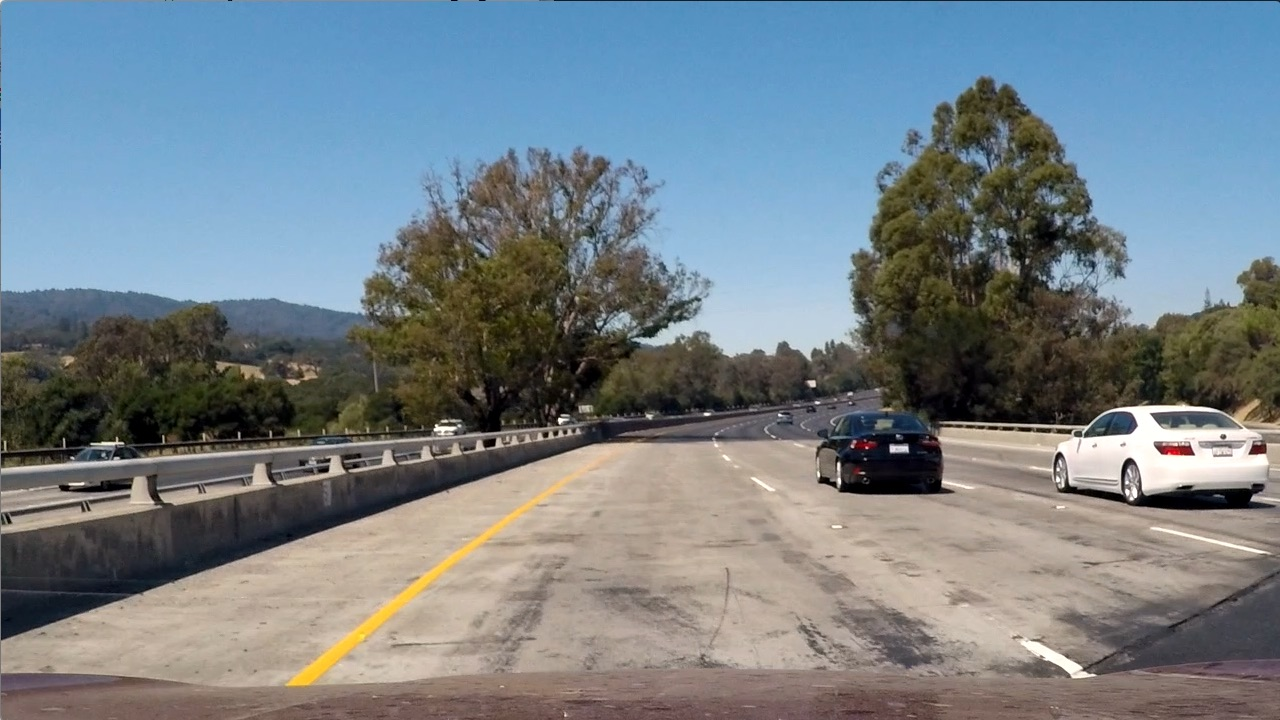
#> input picture test_images/test1.jpg, 1280 x 720 px; its folder holds only this picture in this run
$ python lane_finder.py
#> lines starting #> are read from the running program, lines starting #| are printed output that depends on the picture; after the words box and inside, x2 and y2 are one past the last pixel; in counts of white or black regions, pixels touching at a corner belong together
#> (reads calib.p from the repository)
#> (reads projection.p from the repository)
#> further down, img is the input picture: shape (720, 1280, 3); mean R, G, B 117.5, 128.7, 135.5
"""Example Google style docstrings.

This module is used to define two classes for advanced lane finding project. First one is LaneFinder, a class used to
find the whole lane on the road.

"""


import pickle
import matplotlib.pyplot as plt
import matplotlib.image as mpimg
from moviepy.editor import VideoFileClip
import cv2
import os
import numpy as np
import settings
import math
from settings import CALIB_FILE_NAME, PERSPECTIVE_FILE_NAME


class LaneLineFinder:
    def __init__(self, img_size, pixels_per_meter, center_shift):
        self.found = False
        self.poly_coeffs = np.zeros(3, dtype=np.float32)
        self.coeff_history = np.zeros((3, 7), dtype=np.float32)
        self.img_size = img_size
        self.pixels_per_meter = pixels_per_meter
        self.line_mask = np.ones((img_size[1], img_size[0]), dtype=np.uint8)
        self.other_line_mask = np.zeros_like(self.line_mask)
        self.line = np.zeros_like(self.line_mask)
        self.num_lost = 0
        self.still_to_find = 1
        self.shift = center_shift
        self.first = True
        self.stddev = 0


    def reset_lane_line(self):
        self.found = False
        self.poly_coeffs = np.zeros(3, dtype=np.float32)
        self.line_mask[:] = 1
        self.first = True

    # [14 lines left out: functions one_lost, one_found, not called in this run]

    def fit_lane_line(self, mask):
        y_coord, x_coord = np.where(mask)
        y_coord = y_coord.astype(np.float32)/self.pixels_per_meter[1]
        x_coord = x_coord.astype(np.float32)/self.pixels_per_meter[0]
        if len(y_coord) <= 150:
            coeffs = np.array([0, 0, (self.img_size[0]//2)/self.pixels_per_meter[0] + self.shift], dtype=np.float32)
        else:
            coeffs, v = np.polyfit(y_coord, x_coord, 2, rcond=1e-16, cov=True)
            self.stddev = 1 - math.exp(-5*np.sqrt(np.trace(v)))

        self.coeff_history = np.roll(self.coeff_history, 1)

        if self.first:
            self.coeff_history = np.reshape(np.repeat(coeffs, 7), (3, 7))
        else:
            self.coeff_history[:, 0] = coeffs


        self.poly_coeffs = np.mean(self.coeff_history, axis=1)

    def get_line_points(self):
        y = np.array(range(0, self.img_size[1]+1, 10), dtype=np.float32)/self.pixels_per_meter[1]
        x = np.polyval(self.poly_coeffs, y)*self.pixels_per_meter[0]
        y *= self.pixels_per_meter[1]
        return np.array([x, y], dtype=np.int32).T

    def get_other_line_points(self):
        pts = self.get_line_points()
        pts[:, 0] = pts[:, 0] - 2*self.shift*self.pixels_per_meter[0]
        return pts

    def find_lane_line(self, mask, reset=False):
        n_segments = 16
        window_width = 30
        step = self.img_size[1]//n_segments

        if reset or (not self.found and self.still_to_find == 5) or self.first:
            self.line_mask[:] = 0
            n_steps = 4
            window_start = self.img_size[0]//2 + int(self.shift*self.pixels_per_meter[0]) - 3 * window_width
            window_end = window_start + 6*window_width
            sm = np.sum(mask[self.img_size[1]-4*step:self.img_size[1], window_start:window_end], axis=0)
            sm = np.convolve(sm, np.ones((window_width,))/window_width, mode='same')
            argmax = window_start + np.argmax(sm)
            shift = 0
            for last in range(self.img_size[1], 0, -step):
                first_line = max(0, last - n_steps*step)
                sm = np.sum(mask[first_line:last, :], axis=0)
                sm = np.convolve(sm, np.ones((window_width,))/window_width, mode='same')
                window_start = min(max(argmax + int(shift)-window_width//2, 0), self.img_size[0]-1)
                window_end = min(max(argmax + int(shift) + window_width//2, 0+1), self.img_size[0])
                new_argmax = window_start + np.argmax(sm[window_start:window_end])
                new_max = np.max(sm[window_start:window_end])
                if new_max <= 2:
                    new_argmax = argmax + int(shift)
                    shift = shift/2
                if last != self.img_size[1]:
                    shift = shift*0.25 + 0.75*(new_argmax - argmax)
                argmax = new_argmax
                cv2.rectangle(self.line_mask, (argmax-window_width//2, last-step), (argmax+window_width//2, last),
                              1, thickness=-1)
        else:
            self.line_mask[:] = 0
            points = self.get_line_points()
            if not self.found:
                factor = 3
            else:
                factor = 2
            cv2.polylines(self.line_mask, [points], 0, 1, thickness=int(factor*window_width))

        self.line = self.line_mask * mask
        self.fit_lane_line(self.line)
        self.first = False
        if not self.found:
            self.line_mask[:] = 1
        points = self.get_other_line_points()
        self.other_line_mask[:] = 0
        cv2.polylines(self.other_line_mask, [points], 0, 1, thickness=int(5*window_width))

# class that finds the whole lane
class LaneFinder:
    def __init__(self, img_size, warped_size, cam_matrix, dist_coeffs, transform_matrix, pixels_per_meter, warning_icon):
#> called with img_size = (1280, 720), warped_size = (500, 600), cam_matrix = array of shape (3, 3), dist_coeffs = array of shape (1, 5), transform_matrix = array of shape (3, 3), pixels_per_meter = (46.57, 33.07), warning_icon = 'warning.png'
        self.found = False
        self.cam_matrix = cam_matrix
        self.dist_coeffs = dist_coeffs
        self.img_size = img_size
        self.warped_size = warped_size
        self.mask = np.zeros((warped_size[1], warped_size[0], 3), dtype=np.uint8)
        self.roi_mask = np.ones((warped_size[1], warped_size[0], 3), dtype=np.uint8)
        self.total_mask = np.zeros_like(self.roi_mask)
        self.warped_mask = np.zeros((self.warped_size[1], self.warped_size[0]), dtype=np.uint8)
        self.M = transform_matrix
        self.count = 0
        self.left_line = LaneLineFinder(warped_size, pixels_per_meter, -1.8288)  # 6 feet in meters
        self.right_line = LaneLineFinder(warped_size, pixels_per_meter, 1.8288)
        if (warning_icon is not None):
            self.warning_icon=np.array(mpimg.imread(warning_icon)*255, dtype=np.uint8)
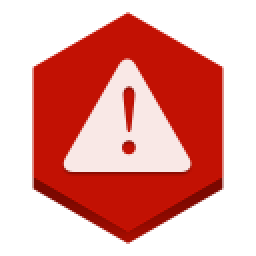
#> input picture warning.png, 128 x 128 px (shown 2 times larger)
        else:
            self.warning_icon=None

        self.dir = 0 # (left: -1, straight: 0, right: 1)

    def undistort(self, img):
        return cv2.undistort(img, self.cam_matrix, self.dist_coeffs)

    def warp(self, img):
        return cv2.warpPerspective(img, self.M, self.warped_size, flags=cv2.WARP_FILL_OUTLIERS+cv2.INTER_CUBIC)
#> returned value: shape (600, 500, 3)

    def unwarp(self, img):
        return cv2.warpPerspective(img, self.M, self.img_size, flags=cv2.WARP_FILL_OUTLIERS +
                                                                     cv2.INTER_CUBIC+cv2.WARP_INVERSE_MAP)

    # [6 lines left out: function equalize_lines, not called in this run]

    def find_lane(self, img, distorted=True, reset=False):
        # undistort, warp, change space, filter
        if distorted:
            img = self.undistort(img)
        if reset:
            self.left_line.reset_lane_line()
            self.right_line.reset_lane_line()

        img = self.warp(img)
        img_hls = cv2.cvtColor(img, cv2.COLOR_RGB2HLS)
#> img_hls: shape (600, 500, 3); mean of channels 0, 1, 2 33.3, 133.4, 50.1
        img_hls = cv2.medianBlur(img_hls, 5)
#> img_hls: shape (600, 500, 3); mean of channels 0, 1, 2 33.3, 133.5, 50.1
        img_lab = cv2.cvtColor(img, cv2.COLOR_RGB2LAB)
#> img_lab: shape (600, 500, 3); mean of channels 0, 1, 2 140.6, 130.8, 135.5
        img_lab = cv2.medianBlur(img_lab, 5)
#> img_lab: shape (600, 500, 3); mean of channels 0, 1, 2 140.7, 130.8, 135.5

        big_kernel = cv2.getStructuringElement(cv2.MORPH_ELLIPSE, (31, 31))
        small_kernel = cv2.getStructuringElement(cv2.MORPH_RECT, (7, 7))

        greenery = (img_lab[:, :, 2].astype(np.uint8) > 130) & cv2.inRange(img_hls, (0, 0, 50), (35, 190, 255))
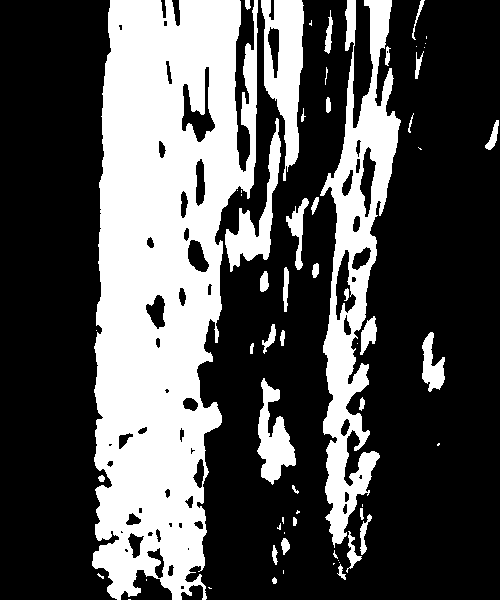
#> greenery: shape (600, 500); values 0 (black) and 1 (white), 32.3% white; 63 white regions (26 under 20 px), largest, box (x1, y1, x2, y2) and area: (92, 0, 258, 600) 67420, (320, 0, 401, 548) 16463, (261, 0, 304, 181) 4328

        road_mask = np.logical_not(greenery).astype(np.uint8) & (img_hls[:, :, 1] < 250)
        road_mask = cv2.morphologyEx(road_mask, cv2.MORPH_OPEN, small_kernel)
#> road_mask: shape (600, 500); values 0 (black) and 1 (white), 65.3% white; 28 black regions (6 under 20 px), largest, box (x1, y1, x2, y2) and area: (92, 0, 312, 600) 78499, (320, 0, 401, 580) 19969, (257, 378, 296, 485) 2184
        road_mask = cv2.dilate(road_mask, big_kernel)
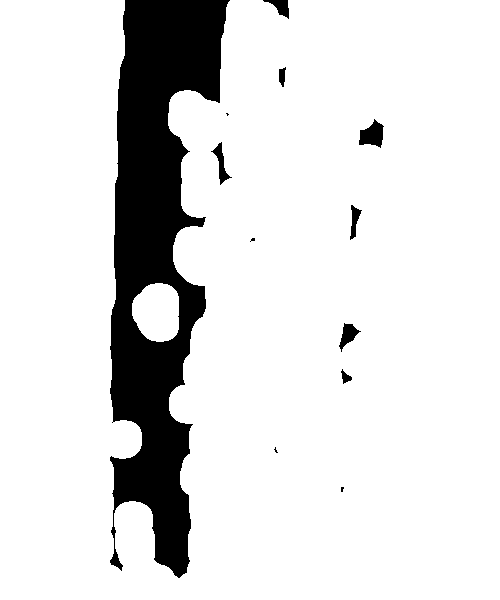
#> road_mask: shape (600, 500); values 0 (black) and 1 (white), 87.1% white; 12 black regions (4 under 20 px)

        contours, hierarchy = cv2.findContours(road_mask, cv2.RETR_LIST, cv2.CHAIN_APPROX_NONE)
#> contours = 14 contours, 6 with area under 20; largest, box (x1, y1, x2, y2) and area: (0, 0, 500, 600) 258674, (132, 283, 179, 342) 2182, (358, 118, 385, 149) 491, (210, 141, 233, 186) 320, (338, 322, 362, 353) 314, (349, 204, 363, 241) 234, (278, 66, 287, 88) 120, (340, 368, 353, 385) 98

        biggest_area = 0
        for contour in contours:
            area = cv2.contourArea(contour)
            if area>biggest_area:
                biggest_area = area
                biggest_contour = contour
#> this loop made 14 passes
#> (area, biggest_area) on passes 4, 5, 6, 14: (98, 98), (313.5, 313.5), (2182.5, 2182.5), (258674.5, 258674.5)
#> after the loop, biggest_area = 258674.5; biggest_contour = contour of 3617 points, box (x1, y1, x2, y2) (0, 0, 500, 600), area 258674
        road_mask = np.zeros_like(road_mask)
        cv2.fillPoly(road_mask, [biggest_contour],  1)
#> road_mask: shape (600, 500); values 0 (black) and 1 (white), 86.8% white; 2 black regions, box (x1, y1, x2, y2) and area: (110, 0, 230, 578) 39287, (263, 0, 289, 19) 229

        self.roi_mask[:, :, 0] = (self.left_line.line_mask | self.right_line.line_mask) & road_mask
#> self.roi_mask: shape (600, 500, 3); mean of channels 0, 1, 2 0.868, 1, 1
        self.roi_mask[:, :, 1] = self.roi_mask[:, :, 0]
#> self.roi_mask: shape (600, 500, 3); mean of channels 0, 1, 2 0.868, 0.868, 1
        self.roi_mask[:, :, 2] = self.roi_mask[:, :, 0]
#> self.roi_mask: shape (600, 500, 3); mean of channels 0, 1, 2 0.868, 0.868, 0.868

        kernel = cv2.getStructuringElement(cv2.MORPH_ELLIPSE, (7, 3))
        black = cv2.morphologyEx(img_lab[:,:, 0], cv2.MORPH_TOPHAT, kernel)
        lanes = cv2.morphologyEx(img_hls[:,:,1], cv2.MORPH_TOPHAT, kernel)

        kernel = cv2.getStructuringElement(cv2.MORPH_RECT, (13, 13))
        lanes_yellow = cv2.morphologyEx(img_lab[:, :, 2], cv2.MORPH_TOPHAT, kernel)

        self.mask[:, :, 0] = cv2.adaptiveThreshold(black, 1, cv2.ADAPTIVE_THRESH_MEAN_C, cv2.THRESH_BINARY, 13, -6)
#> self.mask: shape (600, 500, 3); mean of channels 0, 1, 2 0.0126, 0, 0
        self.mask[:, :, 1] = cv2.adaptiveThreshold(lanes, 1, cv2.ADAPTIVE_THRESH_MEAN_C, cv2.THRESH_BINARY, 13, -4)
#> self.mask: shape (600, 500, 3); mean of channels 0, 1, 2 0.0126, 0.0175, 0
        self.mask[:, :, 2] = cv2.adaptiveThreshold(lanes_yellow, 1, cv2.ADAPTIVE_THRESH_MEAN_C, cv2.THRESH_BINARY,
                                                   13, -1.5)
#> self.mask: shape (600, 500, 3); mean of channels 0, 1, 2 0.0126, 0.0175, 0.0158
        self.mask *= self.roi_mask
#> self.mask: shape (600, 500, 3); mean of channels 0, 1, 2 0.0101, 0.0159, 0.00541
        small_kernel = cv2.getStructuringElement(cv2.MORPH_ELLIPSE, (3, 3))
        self.total_mask = np.any(self.mask, axis=2).astype(np.uint8)
#> self.total_mask: shape (600, 500); values 0 (black) and 1 (white), 2.1% white; 436 white regions (379 under 20 px), largest, box (x1, y1, x2, y2) and area: (352, 0, 363, 130) 639, (2, 143, 47, 255) 481, (416, 0, 441, 91) 399
        self.total_mask = cv2.morphologyEx(self.total_mask.astype(np.uint8), cv2.MORPH_ERODE, small_kernel)
#> self.total_mask: shape (600, 500); values 0 (black) and 1 (white), 0.8% white; 142 white regions (126 under 20 px), largest, box (x1, y1, x2, y2) and area: (353, 0, 362, 128) 379, (175, 92, 182, 137) 221, (417, 0, 440, 89) 214

        left_mask = np.copy(self.total_mask)
        right_mask = np.copy(self.total_mask)
        if self.right_line.found:
            left_mask = left_mask & np.logical_not(self.right_line.line_mask) & self.right_line.other_line_mask
        if self.left_line.found:
            right_mask = right_mask & np.logical_not(self.left_line.line_mask) & self.left_line.other_line_mask
        self.left_line.find_lane_line(left_mask, reset)
#> in find_lane_line, `sm = np.sum(mask[self.img_size[1]-4*step:self.img_size[1], window_star..`: sm = 180 values, max 23 at index 100, min 0 at index 1, mean 0.956
#> in find_lane_line, `sm = np.convolve(sm, np.ones((window_width,))/window_width, mode='same')`: sm = 180 values, max 4.17 at index 113, min 0 at index 16, mean 0.949
#> in find_lane_line, `argmax = window_start + np.argmax(sm)`: argmax = 188
#> the loop in find_lane_line, `for last in range(self.img_size[1], 0, -step):` made 17 passes
#> (window_start, window_end, new_max, shift, argmax) on passes 2 to 9: (173, 203, 1.07, 0, 188), (173, 203, 4.93, -0.75, 187), (172, 202, 4.93, -0.188, 187), (172, 202, 4.53, -1.55, 185), (169, 199, 4.2, -0.387, 185), (170, 200, 4.07, -0.0967, 185), (170, 200, 4.07, -0.0242, 185), (170, 200, 4.03, -11.26, 170)
#> after the loop in find_lane_line, `for last in range(self.img_size[1], 0, -step):`:
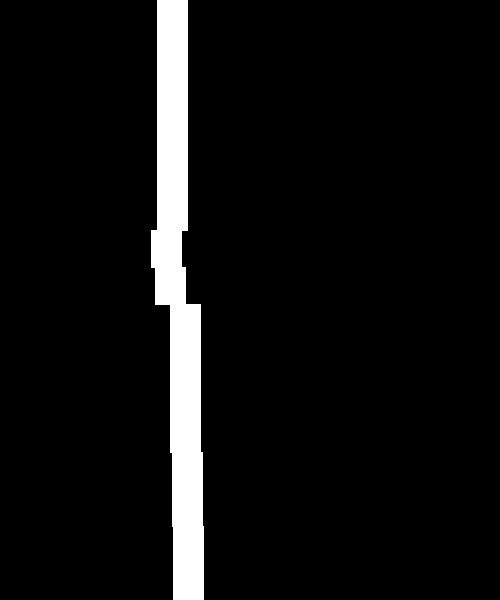
#> self.line_mask: shape (600, 500); values 0 (black) and 1 (white), 6.2% white; 1 white region, box (x1, y1, x2, y2) and area: (151, 0, 204, 600) 18628
#> after the loop in find_lane_line, `for last in range(self.img_size[1], 0, -step):`: shift = 9.3e-05
#> in fit_lane_line, `y_coord, x_coord = np.where(mask)`: y_coord = 605 values from 92 to 599; x_coord = 605 values, max 202 at index 481, min 172 at index 367, mean 177.9
#> in fit_lane_line, `y_coord = y_coord.astype(np.float32)/self.pixels_per_meter[1]`: y_coord = 605 values from 2.78 to 18.12
#> in fit_lane_line, `x_coord = x_coord.astype(np.float32)/self.pixels_per_meter[0]`: x_coord = 605 values, max 4.34 at index 481, min 3.69 at index 367, mean 3.82
#> in fit_lane_line, `coeffs, v = np.polyfit(y_coord, x_coord, 2, rcond=1e-16, cov=True)`: coeffs = [0.000235, -0.00383, 3.83]; v = [[4.71e-08, -9.53e-07, 3.43e-06], [-9.53e-07, 2.01e-05, -7.7e-05], [3.43e-06, -7.7e-05, 0.000342]]
#> in fit_lane_line, `self.stddev = 1 - math.exp(-5*np.sqrt(np.trace(v)))`: self.stddev = 0.0908
#> in fit_lane_line, `self.poly_coeffs = np.mean(self.coeff_history, axis=1)`: self.poly_coeffs = [0.000235, -0.00383, 3.83]
#> in get_line_points, `x = np.polyval(self.poly_coeffs, y)*self.pixels_per_meter[0]`: x = 61 values, max 178.7 at index 60, min 177.6 at index 27, mean 177.9
#> in get_other_line_points, `pts = self.get_line_points()`: pts = 61 pairs, first value 177 to 178, second value 0 to 600
#> in find_lane_line, `points = self.get_other_line_points()`: points = 61 pairs, first value 347 to 348, second value 0 to 600
        self.right_line.find_lane_line(right_mask, reset)
#> call 2 of find_lane_line, with reset = True
#> in find_lane_line (call 2), `sm = np.sum(mask[self.img_size[1]-4*step:self.img_size[1], window_star..`: sm = 180 values, max 27 at index 103, min 0 at index 0, mean 1.54
#> in find_lane_line (call 2), `sm = np.convolve(sm, np.ones((window_width,))/window_width, mode='same')`: sm = 180 values, max 3.67 at index 105, min 0.167 at index 27, mean 1.48
#> in find_lane_line (call 2), `argmax = window_start + np.argmax(sm)`: argmax = 350
#> the loop in find_lane_line (call 2), `for last in range(self.img_size[1], 0, -step):` made 17 passes
#> (window_start, window_end, new_max, shift, argmax) on passes 2 to 9: (335, 365, 0.533, 0, 350), (335, 365, 0.6, 0, 350), (335, 365, 1.1, 0, 350), (335, 365, 1.33, 0, 350), (335, 365, 1.23, 0, 350), (335, 365, 1.1, 0, 350), (335, 365, 0.3, 0, 350), (335, 365, 0.0667, 0, 350)
#> after the loop in find_lane_line (call 2), `for last in range(self.img_size[1], 0, -step):`:
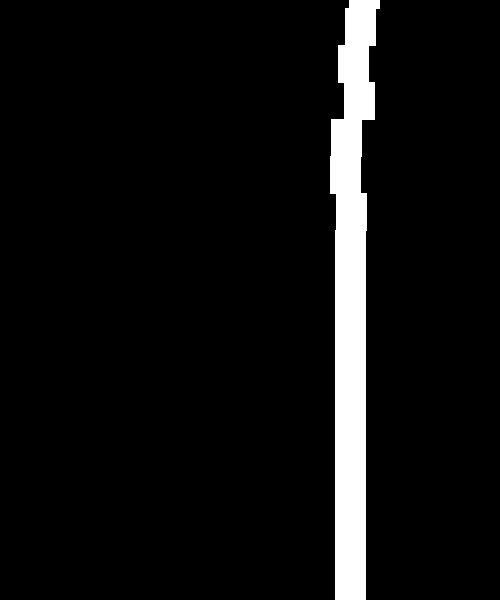
#> self.line_mask: shape (600, 500); values 0 (black) and 1 (white), 6.2% white; 1 white region, box (x1, y1, x2, y2) and area: (330, 0, 380, 600) 18638
#> after the loop in find_lane_line (call 2), `for last in range(self.img_size[1], 0, -step):`: shift = 3.59
#> in find_lane_line (call 2), `points = self.get_other_line_points()`: points = 61 pairs, first value 179 to 187, second value 0 to 600
#> in find_lane_line (call 2), `cv2.polylines(self.other_line_mask, [points], 0, 1, thickness=int(5*wi..`:
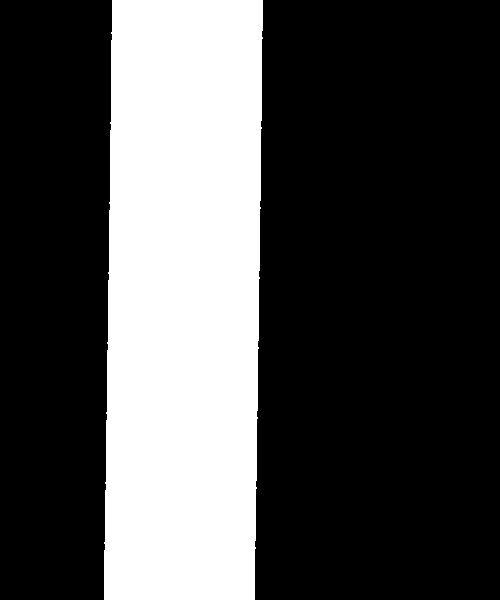
#> self.other_line_mask: shape (600, 500); values 0 (black) and 1 (white), 30.2% white; 1 white region, box (x1, y1, x2, y2) and area: (104, 0, 263, 600) 90560
        self.found = self.left_line.found and self.right_line.found

        if self.found:
            self.equalize_lines(0.875)

    def draw_lane_weighted(self, img, thickness=5, alpha=0.8, beta=1, gamma=0):

#> called with thickness = 5, alpha = 0.8, beta = 1, gamma = 0
        left_line = self.left_line.get_line_points()
#> left_line has the same summary as pts in get_other_line_points

        right_line = self.right_line.get_line_points()
#> right_line = 61 pairs, first value 350 to 358, second value 0 to 600


        both_lines = np.concatenate((left_line, np.flipud(right_line)), axis=0)
#> both_lines = 122 pairs, first value 177 to 358, second value 0 to 600

        # [9 lines of commented-out code are left out]
        p_d = (both_lines[1]-(self.img_size[1]-both_lines[1]))
#> p_d = [-364, -700]

        if  (p_d[1]/p_d[0])< 2.1 and (p_d[1]/p_d[0]) > 1.9:
            self.dir = "Straight"

        elif p_d[1]/p_d[0] > 2.1:
            self.dir = "Right"

        else:
            self.dir = "Left"
        ######################


        lanes = np.zeros((self.warped_size[1], self.warped_size[0], 3), dtype=np.uint8)
        if self.found:
            cv2.fillPoly(lanes, [both_lines.astype(np.int32)], (0, 255, 0))
            cv2.polylines(lanes, [left_line.astype(np.int32)], False, (255, 0, 0),thickness=thickness )
            cv2.polylines(lanes, [right_line.astype(np.int32)],False,  (0, 0, 255), thickness=thickness)
            cv2.fillPoly(lanes, [both_lines.astype(np.int32)], (0, 255, 0))
            mid_coef = 0.5 * (self.left_line.poly_coeffs + self.right_line.poly_coeffs)

            cv2.putText(img, "DIR: %s" % self.dir, (500, 50), cv2.FONT_HERSHEY_PLAIN, fontScale=3,
                        thickness=5, color=(255, 255, 255))
            cv2.putText(img, "DIR: %s" % self.dir, (500, 50), cv2.FONT_HERSHEY_PLAIN, fontScale=3,
                        thickness=3, color=(0, 0, 0))

        else:
            warning_shape = self.warning_icon.shape
            corner = (10, (img.shape[1]-warning_shape[1])//2)
            patch = img[corner[0]:corner[0]+warning_shape[0], corner[1]:corner[1]+warning_shape[1]]
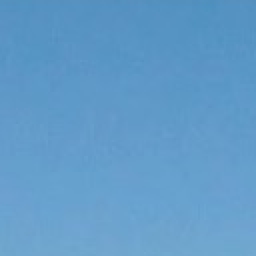
#> patch: shape (128, 128, 3) (shown 2 times larger); mean R, G, B 97.4, 155.4, 201
#> (the run stopped early here; a loop or call above may not have finished)
